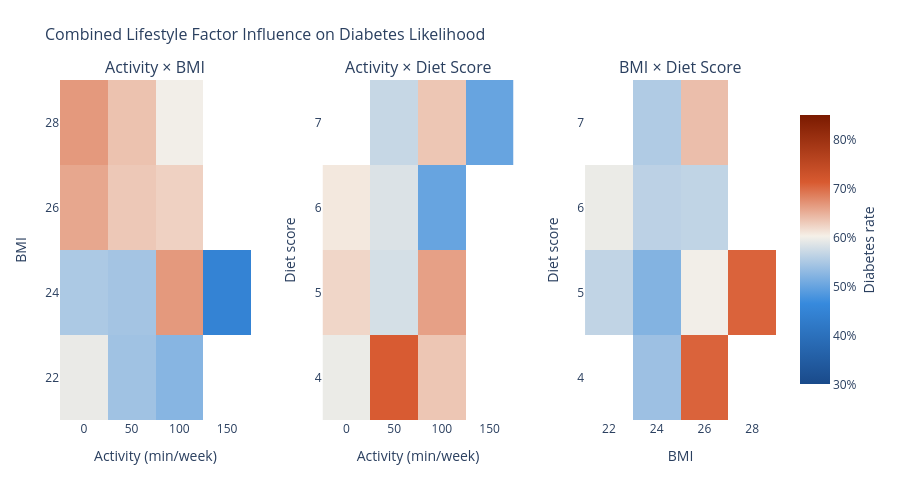

Notebook code cell kept with this figure:
### Code cell
lifestyle['activity_bin'] = (lifestyle['physical_activity_minutes_per_week'] // 50) * 50
lifestyle['bmi_bin']      = (lifestyle['bmi'] // 2) * 2
lifestyle['diet_bin']     = (lifestyle['diet_score'] // 1) * 1

df = lifestyle[
    (lifestyle['physical_activity_minutes_per_week'] <= 550) &
    (lifestyle['bmi'] <= 38)
].copy()

MIN_N = 30  

def make_pivot(df, row_col, col_col):
    agg = df.groupby([row_col, col_col])['diagnosed_diabetes'].agg(['mean','count']).reset_index()
    agg = agg[agg['count'] >= MIN_N]
    return agg.pivot(index=row_col, columns=col_col, values='mean')

p_act_bmi  = make_pivot(df, 'bmi_bin',  'activity_bin')   # BMI rows, Activity cols
p_act_diet = make_pivot(df, 'diet_bin', 'activity_bin')   # Diet rows, Activity cols
p_bmi_diet = make_pivot(df, 'diet_bin', 'bmi_bin')        # Diet rows, BMI cols

overall = df['diagnosed_diabetes'].mean()

colorscale = [
    [0.0,  '#1a4a8a'],
    [0.3,  '#378ADD'],
    [0.55, '#f5f0e8'],
    [0.75, '#D85A30'],
    [1.0,  '#7a1a00']
]

def heatmap_trace(pivot, xlab, ylab, name):
    x = [str(int(v) if v == int(v) else v) for v in pivot.columns]
    y = [str(int(v) if v == int(v) else v) for v in pivot.index]
    z = pivot.values.tolist()
    return go.Heatmap(
        x=x, y=y, z=z,
        colorscale=colorscale,
        zmin=0.3, zmax=0.85,
        colorbar=dict(
            title=dict(text='Diabetes rate', side='right'),
            tickformat='.0%',
            len=0.85
        ),
        hovertemplate=(
            xlab + ': %{x}<br>' +
            ylab + ': %{y}<br>' +
            'Diabetes rate: %{z:.1%}<extra>' + name + '</extra>'
        ),
        name=name,
        showscale=True
    )

fig = make_subplots(
    rows=1, cols=3,
    subplot_titles=(
        'Activity × BMI',
        'Activity × Diet Score',
        'BMI × Diet Score'
    ),
    horizontal_spacing=0.10
)

fig.add_trace(heatmap_trace(p_act_bmi,  'Activity (min/wk)', 'BMI',        'Activity × BMI'),  row=1, col=1)
fig.add_trace(heatmap_trace(p_act_diet, 'Activity (min/wk)', 'Diet score', 'Activity × Diet'), row=1, col=2)
fig.add_trace(heatmap_trace(p_bmi_diet, 'BMI',               'Diet score', 'BMI × Diet'),       row=1, col=3)

fig.data[1].showscale = False
fig.data[2].showscale = False

fig.update_layout(
    title=dict(
        text='Combined Lifestyle Factor Influence on Diabetes Likelihood',
        font=dict(size=16)
    ),
    height=480,
    plot_bgcolor='white',
    paper_bgcolor='white',
    showlegend=False,
    margin=dict(t=80, b=60, l=60, r=80)
)

fig.update_xaxes(title_text='Activity (min/week)', row=1, col=1)
fig.update_yaxes(title_text='BMI',                 row=1, col=1)
fig.update_xaxes(title_text='Activity (min/week)', row=1, col=2)
fig.update_yaxes(title_text='Diet score',          row=1, col=2)
fig.update_xaxes(title_text='BMI',                 row=1, col=3)
fig.update_yaxes(title_text='Diet score',          row=1, col=3)

fig.show()

### Figure 1 — Plotly figure (JSON) as saved in the notebook; plotly's stock layout.template omitted (floating-point values rounded to 4 significant figures)
{"data": [{"colorbar": {"len": 0.85, "tickformat": ".0%", "title": {"side": "right", "text": "Diabetes rate"}}, "colorscale": [[0, "#1a4a8a"], [0.3, "#378ADD"], [0.55, "#f5f0e8"], [0.75, "#D85A30"], [1, "#7a1a00"]], "hovertemplate": "Activity (min/wk): %{x}<br>BMI: %{y}<br>Diabetes rate: %{z:.1%}<extra>Activity × BMI</extra>", "name": "Activity × BMI", "showscale": true, "type": "heatmap", "x": ["0", "50", "100", "150"], "xaxis": "x", "y": ["22", "24", "26", "28"], "yaxis": "y", "z": [[0.5946, 0.541, 0.5227, null], [0.55, 0.5439, 0.6667, 0.4474], [0.6562, 0.6316, 0.625, null], [0.6667, 0.6364, 0.6, null]], "zmax": 0.85, "zmin": 0.3}, {"colorbar": {"len": 0.85, "tickformat": ".0%", "title": {"side": "right", "text": "Diabetes rate"}}, "colorscale": [[0, "#1a4a8a"], [0.3, "#378ADD"], [0.55, "#f5f0e8"], [0.75, "#D85A30"], [1, "#7a1a00"]], "hovertemplate": "Activity (min/wk): %{x}<br>Diet score: %{y}<br>Diabetes rate: %{z:.1%}<extra>Activity × Diet</extra>", "name": "Activity × Diet", "showscale": false, "type": "heatmap", "x": ["0", "50", "100", "150"], "xaxis": "x2", "y": ["4", "5", "6", "7"], "yaxis": "y2", "z": [[0.5952, 0.7115, 0.6333, null], [0.6216, 0.5789, 0.661, null], [0.6087, 0.5833, 0.5, null], [null, 0.5686, 0.6333, 0.5]], "zmax": 0.85, "zmin": 0.3}, {"colorbar": {"len": 0.85, "tickformat": ".0%", "title": {"side": "right", "text": "Diabetes rate"}}, "colorscale": [[0, "#1a4a8a"], [0.3, "#378ADD"], [0.55, "#f5f0e8"], [0.75, "#D85A30"], [1, "#7a1a00"]], "hovertemplate": "BMI: %{x}<br>Diet score: %{y}<br>Diabetes rate: %{z:.1%}<extra>BMI × Diet</extra>", "name": "BMI × Diet", "showscale": false, "type": "heatmap", "x": ["22", "24", "26", "28"], "xaxis": "x3", "y": ["4", "5", "6", "7"], "yaxis": "y3", "z": [[null, 0.5385, 0.7059, null], [0.5652, 0.52, 0.6, 0.7059], [0.5952, 0.561, 0.5641, null], [null, 0.5526, 0.6389, null]], "zmax": 0.85, "zmin": 0.3}], "layout": {"annotations": [{"font": {"size": 16}, "showarrow": false, "text": "Activity × BMI", "x": 0.1333, "xanchor": "center", "xref": "paper", "y": 1, "yanchor": "bottom", "yref": "paper"}, {"font": {"size": 16}, "showarrow": false, "text": "Activity × Diet Score", "x": 0.5, "xanchor": "center", "xref": "paper", "y": 1, "yanchor": "bottom", "yref": "paper"}, {"font": {"size": 16}, "showarrow": false, "text": "BMI × Diet Score", "x": 0.8667, "xanchor": "center", "xref": "paper", "y": 1, "yanchor": "bottom", "yref": "paper"}], "height": 480, "margin": {"b": 60, "l": 60, "r": 80, "t": 80}, "paper_bgcolor": "white", "plot_bgcolor": "white", "showlegend": false, "title": {"font": {"size": 16}, "text": "Combined Lifestyle Factor Influence on Diabetes Likelihood"}, "xaxis": {"anchor": "y", "domain": [0, 0.2667], "title": {"text": "Activity (min/week)"}}, "xaxis2": {"anchor": "y2", "domain": [0.3667, 0.6333], "title": {"text": "Activity (min/week)"}}, "xaxis3": {"anchor": "y3", "domain": [0.7333, 1], "title": {"text": "BMI"}}, "yaxis": {"anchor": "x", "domain": [0, 1], "title": {"text": "BMI"}}, "yaxis2": {"anchor": "x2", "domain": [0, 1], "title": {"text": "Diet score"}}, "yaxis3": {"anchor": "x3", "domain": [0, 1], "title": {"text": "Diet score"}}}}
